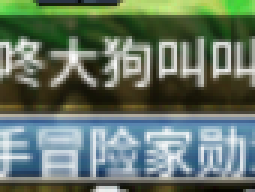
#> input picture models/nametag/nametag.png, 85 x 64 px (shown 3 times larger); its folder holds only this picture in this run
$ python -i adaptive_bg.py   (imports and definitions only)
#> lines starting #> are read from the running program, lines starting #| are printed output that depends on the picture
### src/utils/logger.py
"""
日志系统 — 基于 loguru，统一项目日志格式。
"""

from __future__ import annotations

import sys
from pathlib import Path

from loguru import logger

from src.utils.config import PROJECT_ROOT, load_config


_initialized = False


def setup_logger() -> None:
    """初始化全局日志配置。只执行一次。"""
    global _initialized
    if _initialized:
        return

    cfg = load_config()
    log_cfg = cfg.get("logging", {})
    level = log_cfg.get("level", "INFO")
    log_file = log_cfg.get("file", "logs/agent.log")
    rotation = log_cfg.get("rotation", "10 MB")

    # 构建日志文件绝对路径
    log_path = Path(log_file)
    if not log_path.is_absolute():
        log_path = PROJECT_ROOT / log_path
    log_path.parent.mkdir(parents=True, exist_ok=True)

    # 移除默认 handler，重新配置
    logger.remove()

    # 控制台输出（彩色）
    logger.add(
        sys.stderr,
        level=level,
        format="<green>{time:HH:mm:ss.SSS}</green> | "
               "<level>{level: <8}</level> | "
               "<cyan>{name}</cyan>:<cyan>{function}</cyan>:<cyan>{line}</cyan> - "
               "<level>{message}</level>",
        colorize=True,
    )

    # 文件输出（带轮转）
    logger.add(
        str(log_path),
        level=level,
        format="{time:YYYY-MM-DD HH:mm:ss.SSS} | {level: <8} | "
               "{name}:{function}:{line} - {message}",
        rotation=rotation,
        encoding="utf-8",
    )

    _initialized = True
    logger.info("日志系统初始化完成")


def get_logger(name: str = "ready_player_one"):
    """获取带有模块名称的 logger 实例。"""
#> called with name = 'lie_detector.adaptive_bg'
    setup_logger()
#> (the call stopped at in setup_logger, `cfg = load_config()`: src is not available in this run)
    return logger.bind(name=name)

### src/perception/lie_detector/adaptive_bg.py
"""
lie_detector.adaptive_bg — 自适应背景模型 (背景差分层)

解决"透明/变色/渐隐目标"的检测: 目标叠在背景上时, 只要背景模型学得准,
|当前帧 - 背景| 就有强残差, 与目标当前颜色无关 (目标变红变绿变透明都有残差)。

关键设计 (实证于 01.mp4):
- 背景不是静止的 (画面中部缓慢动画, 采样点灰度 range 110~216) → 不能
  "存一张无目标背景永久减", 必须做**运行式背景模型**: EMA 只在非目标像素
  更新, 跟随背景漂移, 目标永不吸收进背景。
- 目标"瞬移+停顿" → 冻结区域 (freeze_bbox) 内像素不更新: 目标停顿时
  该处背景是旧的 → 残差强 → 中心可出。
- 预热: 前 N 帧用"剔除目标区域后的均值"建初始背景 → 即使目标在预热期
  已出现, 也不会污染背景。

用法 (配合 HybridBackend):
    bg = AdaptiveBackgroundModel(...)
    res = bg.update_and_detect(gray, freeze_bbox=blob_bbox)  # 每帧
"""
from __future__ import annotations

from dataclasses import dataclass
from typing import Optional, Tuple

import cv2
import numpy as np

from src.utils.logger import get_logger

log = get_logger("lie_detector.adaptive_bg")


@dataclass
class ResidualResult:
    """背景残差检测结果 (中心/bbox/置信)。"""
    center: Tuple[int, int]
    bbox: Tuple[int, int, int, int]      # (x1, y1, x2, y2)
    confidence: float                    # [0,1] = 残差强度归一
    area: int
    mean_diff: float                     # 分量内平均残差 [0,255]


class AdaptiveBackgroundModel:
    """运行式背景模型: 预热(中值/均值) + EMA 增量更新 (仅在冻结区外)。

    线程安全: HybridBackend 视觉线程单线程调用, 无需加锁。
    """

    def __init__(
        self,
        alpha: float = 0.05,
        warmup_frames: int = 10,
        residual_thresh: int = 20,
        min_area: int = 200,
        max_area_ratio: float = 0.05,
        max_aspect: float = 1.5,
        min_dim: int = 15,
    ):
        """
        Args:
            alpha: EMA 更新率 (只在冻结区外像素生效; 背景缓慢动画用 0.05 可跟随)
            warmup_frames: 预热帧数 (剔目标区均值建初始背景)
            residual_thresh: 残差二值阈值 (亮目标残差 ~200, 淡目标 ~50)
            min_area / max_area_ratio / max_aspect / min_dim: 连通域过滤 (与白块一致)
        """
        self._alpha = alpha
        self._warmup_frames = max(1, int(warmup_frames))
        self._residual_thresh = residual_thresh
        self._min_area = min_area
        self._max_area_ratio = max_area_ratio
        self._max_aspect = max_aspect
        self._min_dim = min_dim
        self.reset()

    # ── 状态 ──

    def reset(self) -> None:
        """清空背景模型 (测谎退出/重新进入时调用)。"""
        self._bg: Optional[np.ndarray] = None          # uint8 灰度背景
        self._warmup_sum: Optional[np.ndarray] = None  # float32 累加
        self._warmup_count: Optional[np.ndarray] = None  # uint16 有效帧数
        self._warmup_seen: int = 0
        self._shape: Optional[Tuple[int, int]] = None
        log.debug("[adaptive_bg] 已重置")

    @property
    def ready(self) -> bool:
        return self._bg is not None

    # ── 主入口 ──

    def update_and_detect(
        self, gray: np.ndarray, freeze_bbox: Optional[Tuple[int, int, int, int]] = None
    ) -> Optional[ResidualResult]:
        """每帧调用: 更新背景模型 → 残差检测 → 返回最大分量。

        Args:
            gray: 单通道 uint8 灰度帧
            freeze_bbox: (x1,y1,x2,y2) 目标所在区域 → 该区像素冻结不更新背景
                         (目标停顿时残差仍强)。None = 全帧更新 (重新学背景)。

        Returns:
            ResidualResult | None — 无目标/背景未就绪时 None
        """
        if gray.ndim != 2 or gray.dtype != np.uint8:
            gray = cv2.cvtColor(gray, cv2.COLOR_BGR2GRAY) if gray.ndim == 3 else gray.astype(np.uint8)

        if self._bg is None:
            # 预热期: 剔除冻结区后累加, 攒够帧数用均值建背景
            self._warmup(gray, freeze_bbox)
            if self._bg is None:
                return None  # 背景还没建好, 由上层靠白块兜底
        else:
            self._update_ema(gray, freeze_bbox)

        return self._detect_residual(gray)

    # ── 内部 ──

    def _warmup(self, gray: np.ndarray, freeze_bbox: Optional[Tuple[int, int, int, int]]) -> None:
        if self._warmup_sum is None:
            self._warmup_sum = np.zeros(gray.shape, np.float32)
            self._warmup_count = np.zeros(gray.shape, np.uint16)
            self._shape = gray.shape

        valid = np.ones(gray.shape, dtype=bool)
        bbox = self._clip_bbox(freeze_bbox)
        if bbox is not None:
            x1, y1, x2, y2 = bbox
            valid[y1:y2, x1:x2] = False  # 目标像素不参与背景
        self._warmup_sum[valid] += gray[valid].astype(np.float32)
        self._warmup_count[valid] += 1
        self._warmup_seen += 1

        if self._warmup_seen >= self._warmup_frames:
            denom = np.maximum(self._warmup_count, 1)
            self._bg = (self._warmup_sum / denom).astype(np.uint8)
            self._warmup_sum = None
            self._warmup_count = None
            self._warmup_seen = 0
            log.info(f"[adaptive_bg] 背景已初始化 (warmup={self._warmup_frames}帧, "
                     f"alpha={self._alpha})")

    # [43 lines left out: functions _update_ema, _detect_residual, not called in this run]

    def _clip_bbox(
        self, bbox: Optional[Tuple[int, int, int, int]]
    ) -> Optional[Tuple[int, int, int, int]]:
        """越界裁剪 + 合法性检查 (None/非法 → None)。"""
        if bbox is None:
            return None
        if self._shape is None:
            return None
        H, W = self._shape
        x1, y1, x2, y2 = (int(v) for v in bbox)
        x1, y1 = max(0, x1), max(0, y1)
        x2, y2 = min(W, x2), min(H, y2)
        if x2 <= x1 or y2 <= y1:
            return None
        return (x1, y1, x2, y2)

>>> import cv2
>>> picture = cv2.imread('../../../models/nametag/nametag.png', cv2.IMREAD_GRAYSCALE)
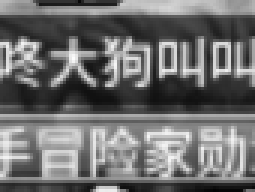
#> picture: shape (64, 85) (shown 3 times larger); min 2, max 252, mean 110.8
>>> result = AdaptiveBackgroundModel().update_and_detect(picture)
#> in _warmup, `self._warmup_count[valid] += 1`: self._warmup_count: shape (64, 85) uint16; every value is 1
